Frame 1 (no input): blank canvas, image omitted
Frame 60 (the mouse pressed at the canvas centre just before this capture): blank canvas, image omitted
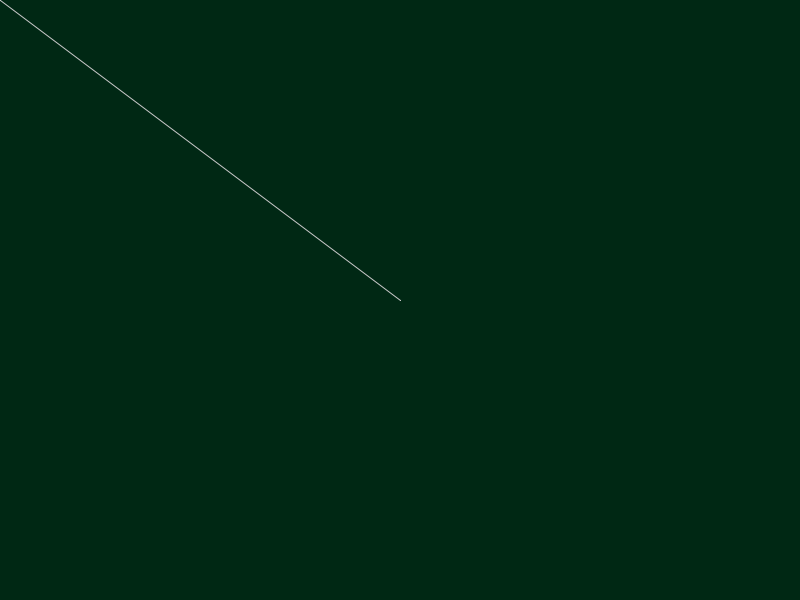
Frame 120 (the mouse held since frame 60 and released just before this capture)

The Processing sketch whose frames 1 and 60 were blank and that drew this single picture after the mouse press (run headless with seeded random() and noise(); from frame 60 on, the mouse is pressed at the canvas centre):

// Processing sketch: sketch_08_pmouseX_pmouseY
// ── sketch_08_pmouseX_pmouseY.pde
void setup() {
  size(800, 600);
  background(0,40,20);
  smooth();
}
void draw() {
  stroke(200);
  line(pmouseX, pmouseY, mouseX, mouseY);
}
